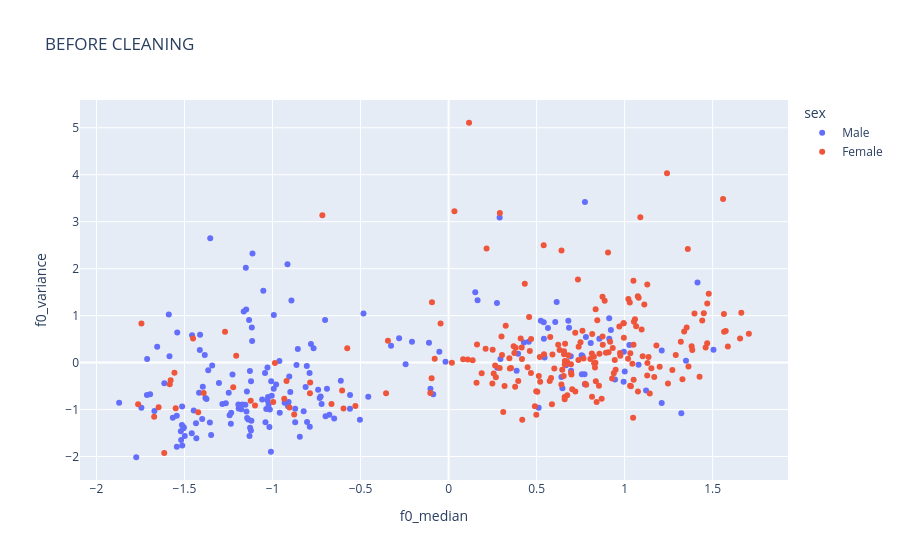
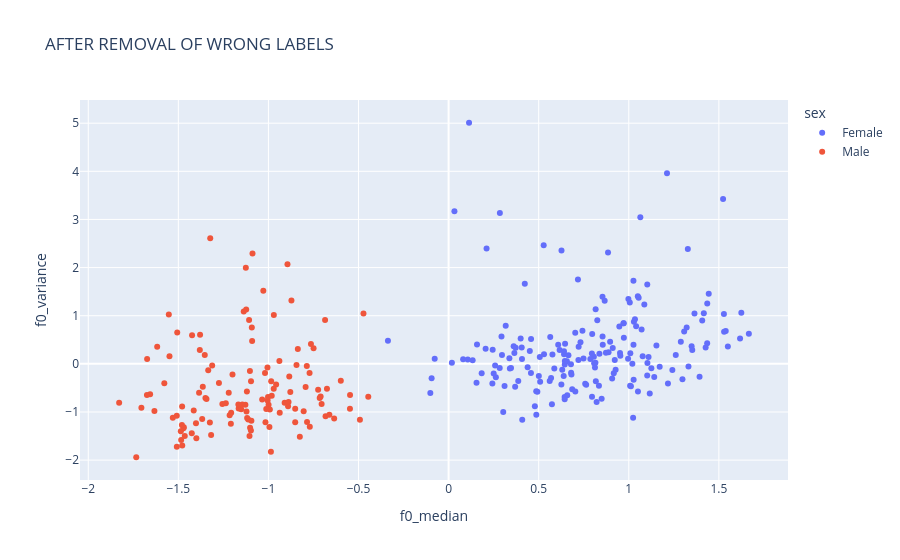

The code cell stored with these charts, in order, in its notebook:
### Code cell
import numpy as np
import pandas as pd
import plotly.express as px

from sklearn.preprocessing import StandardScaler
from sklearn.neighbors import NearestNeighbors

# ========================
# DATA
# ========================

df = final_df.copy()


# label_map = {"Male": 0, "Female": 1}
# inv_map = {0: "Male", 1: "Female"}

features = ["f0_median", "f0_variance"]

X = StandardScaler().fit_transform(df[features])

y_true = df["sex"].values
call_ids = df["call_id"].values

# ========================
# KNN
# ========================

k = 28

knn = NearestNeighbors(n_neighbors=k+1)
knn.fit(X)

distances, indices = knn.kneighbors(X)

# ========================
# PREDICT LOCAL LABEL
# ========================

pred_labels = []

for i in range(len(X)):
    neighbor_labels = y_true[indices[i][1:]]
    pred_label = pd.Series(neighbor_labels).mode()[0]
    pred_labels.append(pred_label)

pred_labels = np.array(pred_labels)

# ========================
# FIND WRONG LABELS
# ========================

mask_wrong = pred_labels != y_true

removed_ids = df.loc[mask_wrong, "call_id"]

# SAVE REMOVED
with open("removed_wrong_labels.txt", "w") as f:
    for x in removed_ids:
        f.write(str(x) + "\n")

# ========================
# DELETE FROM DATAFRAME
# ========================

df_clean = df.loc[~mask_wrong].copy()
# сохраняем
df_clean.to_csv("df_clean_final.csv", index=False)

print("Original:", len(df))
print("Removed :", mask_wrong.sum())
print("Cleaned :", len(df_clean))

# ========================
# VISUALIZE BEFORE
# ========================

tmp = pd.DataFrame(X, columns=features)
tmp["sex"] = y_true

fig = px.scatter(
    tmp,
    x="f0_median",
    y="f0_variance",
    color="sex",
    title="BEFORE CLEANING",
    hover_data=["call_id"]
)
fig.show()

# ========================
# VISUALIZE AFTER
# ========================

X2 = StandardScaler().fit_transform(df_clean[features])

tmp2 = pd.DataFrame(X2, columns=features)
tmp2["sex"] = df_clean["sex"].values

fig = px.scatter(
    tmp2,
    x="f0_median",
    y="f0_variance",
    color="sex",
    title="AFTER REMOVAL OF WRONG LABELS"
)
fig.show()

### Figure 1 — Plotly figure (JSON) as saved in the notebook; plotly's stock layout.template omitted (floating-point values rounded to 4 significant figures; data arrays with more than 128 entries replaced by an {"elided": "..."} marker saying what was removed)
{"data": [{"hovertemplate": "sex=Male<br>f0_median=%{x}<br>f0_variance=%{y}<extra></extra>", "legendgroup": "Male", "marker": {"color": "#636efa", "symbol": "circle"}, "mode": "markers", "name": "Male", "orientation": "v", "showlegend": true, "type": "scatter", "x": {"elided": "184 float values"}, "xaxis": "x", "y": {"elided": "184 float values"}, "yaxis": "y"}, {"hovertemplate": "sex=Female<br>f0_median=%{x}<br>f0_variance=%{y}<extra></extra>", "legendgroup": "Female", "marker": {"color": "#EF553B", "symbol": "circle"}, "mode": "markers", "name": "Female", "orientation": "v", "showlegend": true, "type": "scatter", "x": {"elided": "216 float values"}, "xaxis": "x", "y": {"elided": "216 float values"}, "yaxis": "y"}], "layout": {"legend": {"title": {"text": "sex"}, "tracegroupgap": 0}, "title": {"text": "BEFORE CLEANING"}, "xaxis": {"anchor": "y", "domain": [0, 1], "title": {"text": "f0_median"}}, "yaxis": {"anchor": "x", "domain": [0, 1], "title": {"text": "f0_variance"}}}}

### Figure 2 — Plotly figure (JSON) as saved in the notebook; plotly's stock layout.template omitted (floating-point values rounded to 4 significant figures; data arrays with more than 128 entries replaced by an {"elided": "..."} marker saying what was removed)
{"data": [{"hovertemplate": "sex=Female<br>f0_median=%{x}<br>f0_variance=%{y}<extra></extra>", "legendgroup": "Female", "marker": {"color": "#636efa", "symbol": "circle"}, "mode": "markers", "name": "Female", "orientation": "v", "showlegend": true, "type": "scatter", "x": {"elided": "181 float values"}, "xaxis": "x", "y": {"elided": "181 float values"}, "yaxis": "y"}, {"hovertemplate": "sex=Male<br>f0_median=%{x}<br>f0_variance=%{y}<extra></extra>", "legendgroup": "Male", "marker": {"color": "#EF553B", "symbol": "circle"}, "mode": "markers", "name": "Male", "orientation": "v", "showlegend": true, "type": "scatter", "x": [-1.415, -0.6752, -1.323, -0.9992, -1.508, -1.028, -1.4, -1.617, -1.705, -0.9921, -1.005, -0.8943, -1.199, -1.472, -1.107, -1.578, -1.657, -1.47, -1.402, -1.016, -0.5983, -1.097, -1.318, -1.674, -1.088, -1.005, -1.673, -1.385, -0.8044, -1.35, -1.381, -0.8724, -1.424, -0.7495, -0.891, -1.102, -1.12, -0.4922, -0.8257, -0.7869, -1.379, -1.829, -0.4458, -0.7155, -1.344, -0.9945, -0.91, -1.334, -1.484, -1.425, -0.7857, -1.486, -0.5476, -1.368, -1.479, -1.549, -0.7937, -0.4724, -1.633, -0.6351, -1.002, -1.145, -1.312, -0.8786, -1.275, -1.531, -0.8884, -1.097, -1.215, -0.9862, -1.464, -0.724, -0.7717, -1.256, -1.364, -0.6856, -1.207, -1.103, -0.8442, -1.553, -1.112, -1.09, -0.5471, -0.9391, -1.48, -0.7104, -1.095, -0.6828, -1.165, -1.208, -1.012, -1.019, -1.122, -1.734, -1.125, -0.8514, -0.8843, -1.151, -1.506, -0.9572, -0.9846, -0.6618, -1.167, -1.137, -0.8368, -0.764, -0.8514, -1.353, -0.9373, -0.7704, -1.092, -0.9817, -1.325, -1.105, -1.478, -1.035, -1.123, -0.9706, -1.128, -0.97, -1.509, -1.236, -1.118, -1.22, -0.7048], "xaxis": "x", "y": [-0.9693, -0.5193, 2.608, -0.8486, -1.723, 1.52, -1.547, 0.3556, -0.9105, -0.9489, -0.07762, 2.068, -0.2213, -1.339, 0.9094, -0.4022, -0.631, -1.315, -1.232, -1.212, -0.3499, -1.384, -1.479, -0.6478, 2.293, -0.7639, 0.1002, -0.598, -0.9833, -0.7087, 0.2894, 1.319, 0.5929, 0.3245, -0.882, -1.329, -0.5757, -1.159, -1.516, -0.04522, 0.6053, -0.8089, -0.6832, -0.7092, -0.7302, -1.313, -0.808, -0.1314, -1.584, -1.441, -1.209, -1.398, -0.9314, -1.145, -0.8878, 0.1564, -0.4786, 1.045, -0.9795, -1.134, -0.6882, -0.8429, -0.03604, -0.5871, -0.3999, -1.118, -0.792, -0.3606, -1.069, -1.827, -1.498, -0.5362, -0.1877, -0.8363, -0.4763, 0.9091, -1.015, -0.1464, -0.02543, 1.028, -1.158, 0.4765, -0.6466, 0.0601, -1.27, -0.6789, -1.181, -1.088, -0.9269, -1.242, -0.9403, -0.1906, -0.9924, -1.94, 1.996, -0.9323, -0.2645, -0.9446, 0.6496, -0.4287, -0.3593, -1.055, -0.8448, 1.087, 0.3102, 0.4132, -1.213, 0.1861, -1.017, -1.308, 0.7565, -0.6636, -1.217, -1.498, -1.698, -0.7424, 1.128, -0.5165, -0.8481, 1.018, -1.08, -0.8184, -1.123, -0.5993, -0.8359], "yaxis": "y"}], "layout": {"legend": {"title": {"text": "sex"}, "tracegroupgap": 0}, "title": {"text": "AFTER REMOVAL OF WRONG LABELS"}, "xaxis": {"anchor": "y", "domain": [0, 1], "title": {"text": "f0_median"}}, "yaxis": {"anchor": "x", "domain": [0, 1], "title": {"text": "f0_variance"}}}}
